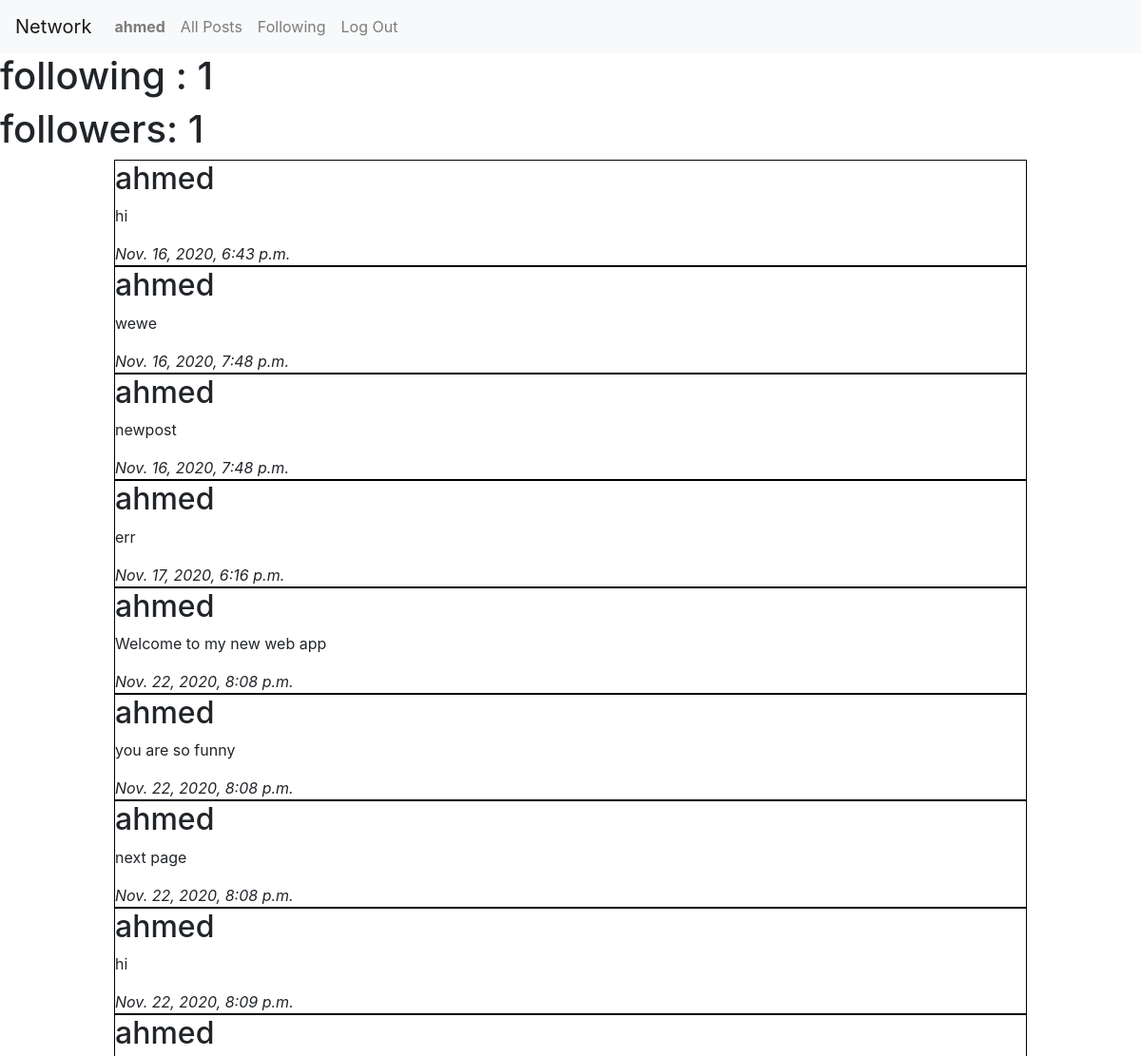
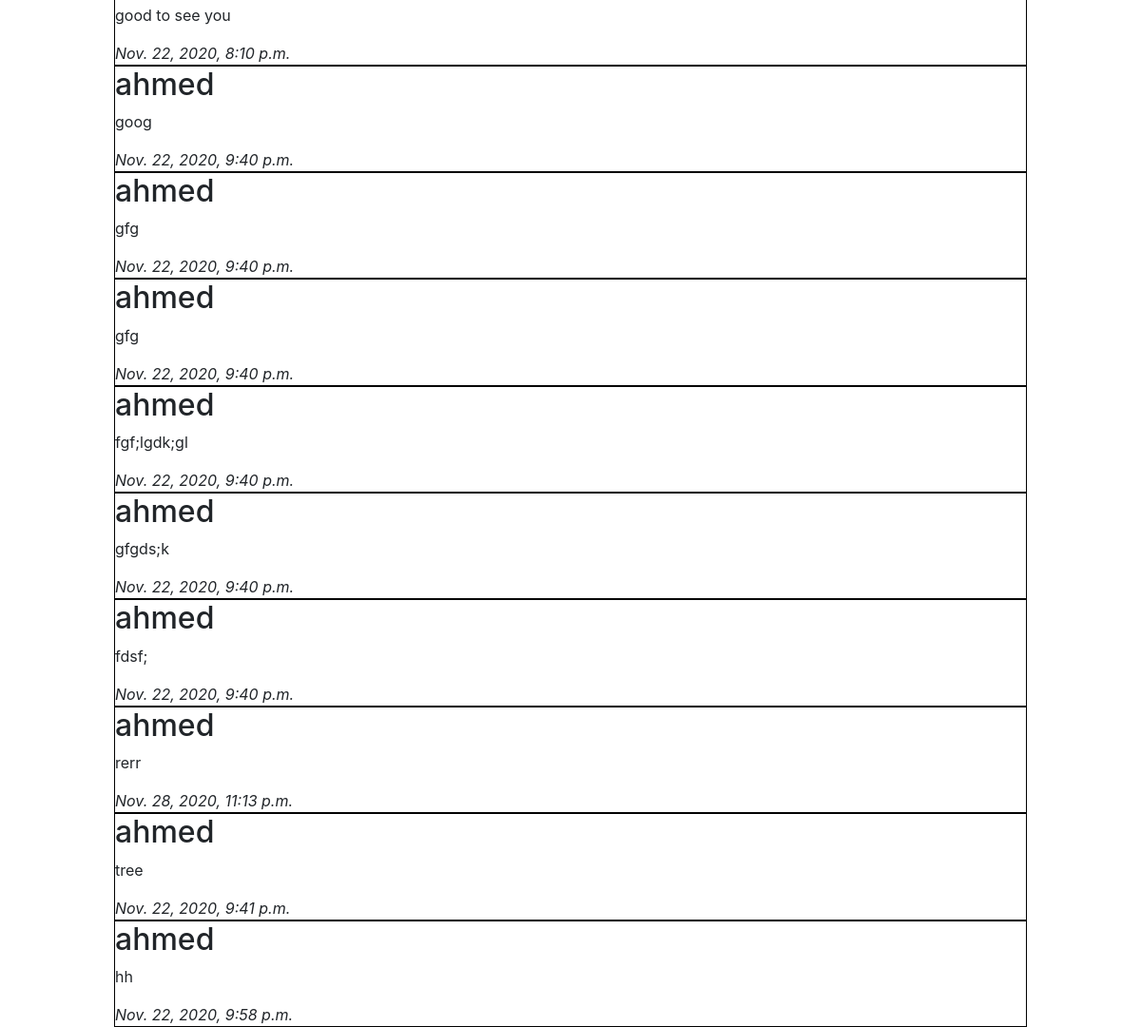
/profile/1 (signed in), run on the app's committed database (2 pictures, top to bottom).
### network/models.py (models this page shows, shortened)
class User(AbstractUser):
    following = models.ManyToManyField('self', symmetrical=False, related_name="followers")
    picture = models.ImageField(height_field="hieght_field", width_field="widt_field", upload_to='media/', null=True, blank=True)
    height_field = models.IntegerField(default=0)
    width_fiels = models.IntegerField(default=0)

class Post(models.Model):
    content = models.TextField(max_length=100)
    timestamp = models.DateTimeField(auto_now_add=True)
    created_by = models.ForeignKey(User, on_delete=models.CASCADE, related_name="poster")
    like = models.ManyToManyField(User, related_name="user_like")
    image = models.ImageField(default = False ,upload_to ='media/')

### network/views.py (the view)
# urls.py: path("profile/<user_id>", views.profile, name="profile"),
@login_required
def profile(request, user_id):
    user = User.objects.get(pk=user_id)
    user_login= User.objects.get(pk=request.user.id)
    if(request.user.id == user.id):
        follow=False
    else:
        follow = True
    following = user.following.all().count()
    followers = user.followers.all().count()
    user_posts = Post.objects.filter(created_by=user_id)
    return render(request, "network/profile.html",{
        "following": following,
        "followers": followers,
        "user_posts" : user_posts,
        "follow" : follow
    })

### network/templates/network/profile.html (shortened to what this page needs)
{% extends "network/layout.html" %}
{% load static %}
{% block body %}
    <h1>following : {{ following }}</h1>
    <h1>followers: {{ followers }}</h1>
    <div id="user_posts">
    {% for upost in user_posts %}
    <div class="userpost">
        <h2>{{upost.created_by }}</h2>
        <p>{{ upost.content }} </p>
        <i>{{ upost.timestamp }}</i>
    </div>
    {% endfor %}
</div>
{% endblock%}

### network/templates/network/layout.html (shortened to what this page needs)
{% load static %}
<!DOCTYPE html>
<html lang="en">
    <head>
        <link rel="stylesheet" href="https://stackpath.bootstrapcdn.com/bootstrap/4.4.1/css/bootstrap.min.css">
        <link href="{% static 'network/styles.css' %}" rel="stylesheet">
    </head>
    <body>
        <nav class="navbar navbar-expand-lg navbar-light bg-light">
            <a class="navbar-brand" href="#">Network</a>
            <div>
              <ul class="navbar-nav mr-auto">
                {% if user.is_authenticated %}
                    <li class="nav-item">
                        <a class="nav-link" href="#"><strong>{{ user.username }}</strong></a>
                    </li>
                {% endif %}
                <li class="nav-item">
                  <a class="nav-link" href="{% url 'index' %}">All Posts</a>
                </li>
                {% if user.is_authenticated %}
                    <li class="nav-item">
                        <a class="nav-link" href="{% url 'following' user.id %}">Following</a>
                    </li>
                    <li class="nav-item">
                        <a class="nav-link" href="{% url 'logout' %}">Log Out</a>
                    </li>
                {% endif %}
              </ul>
            </div>
          </nav>
        <div class="body">
            {% block body %}
            {% endblock %}
        </div>
    </body>
</html>

### network/static/network/styles.css (style rules this page uses)
#user_posts { margin-left: auto; margin-right: auto; width: 80%; }
#user_posts .userpost { border: 1px solid black; }

### data on the page
User: username "ahmed"
Post: created_by "ahmed", content "hi", timestamp "Nov. 16, 2020, 6:43 p.m."
Post: created_by "ahmed", content "wewe", timestamp "Nov. 16, 2020, 7:48 p.m."
Post: created_by "ahmed", content "newpost", timestamp "Nov. 16, 2020, 7:48 p.m."
Post: created_by "ahmed", content "err", timestamp "Nov. 17, 2020, 6:16 p.m."
Post: created_by "ahmed", content "Welcome to my new web app", timestamp "Nov. 22, 2020, 8:08 p.m."
Post: created_by "ahmed", content "you are so funny", timestamp "Nov. 22, 2020, 8:08 p.m."
Post: created_by "ahmed", content "next page", timestamp "Nov. 22, 2020, 8:08 p.m."
Post: created_by "ahmed", content "hi", timestamp "Nov. 22, 2020, 8:09 p.m."
Post: created_by "ahmed", content "good to see you", timestamp "Nov. 22, 2020, 8:10 p.m."
Post: created_by "ahmed", content "goog", timestamp "Nov. 22, 2020, 9:40 p.m."
Post: created_by "ahmed", content "gfg", timestamp "Nov. 22, 2020, 9:40 p.m."
Post: created_by "ahmed", content "gfg", timestamp "Nov. 22, 2020, 9:40 p.m."
Post: created_by "ahmed", content "fgf;lgdk;gl", timestamp "Nov. 22, 2020, 9:40 p.m."
Post: created_by "ahmed", content "gfgds;k", timestamp "Nov. 22, 2020, 9:40 p.m."
Post: created_by "ahmed", content "fdsf;", timestamp "Nov. 22, 2020, 9:40 p.m."
Post: created_by "ahmed", content "rerr", timestamp "Nov. 28, 2020, 11:13 p.m."
Post: created_by "ahmed", content "tree", timestamp "Nov. 22, 2020, 9:41 p.m."
Post: created_by "ahmed", content "hh", timestamp "Nov. 22, 2020, 9:58 p.m."

### other printed values
{{ following }} "1"
{{ followers }} "1"
